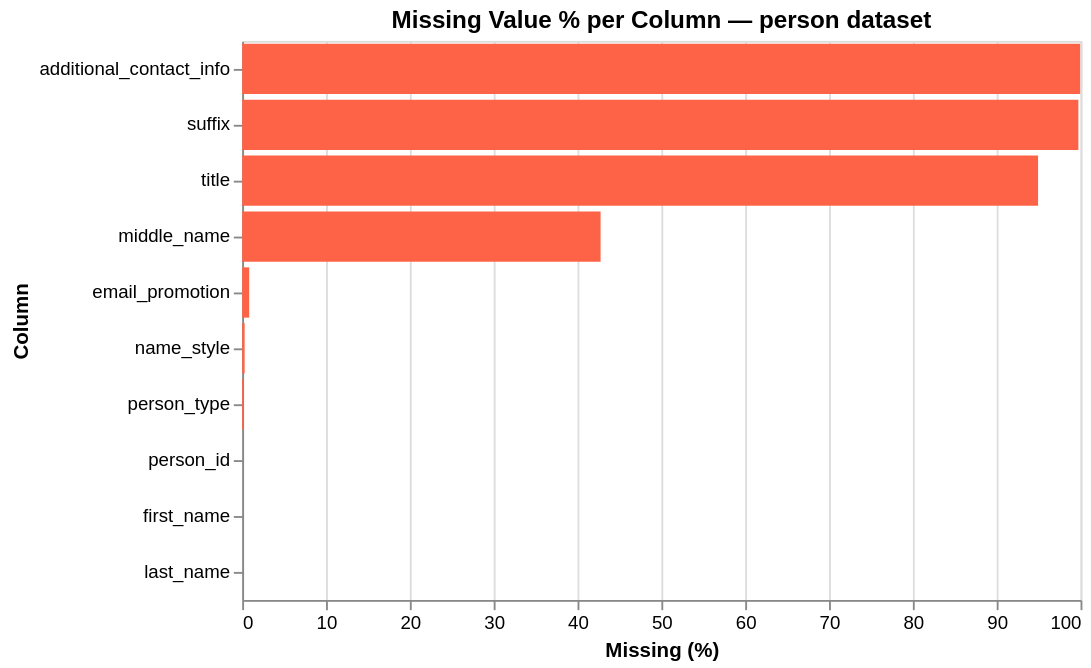

The notebook cell this image was saved under:
### Markdown cell above
### B.4 Explore Feature of Interest `\<missing data pattern\>`

### Code cell
# Missing % per column — visualised
missing_pct = (df.isnull().sum() / len(df) * 100).sort_values(ascending=False)
missing_viz = missing_pct.reset_index()
missing_viz.columns = ['column', 'missing_pct']

chart3 = alt.Chart(missing_viz).mark_bar(color='tomato').encode(
    x=alt.X('missing_pct:Q', title='Missing (%)'),
    y=alt.Y('column:N', sort='-x', title='Column'),
    tooltip=['column', 'missing_pct']
).properties(
    title='Missing Value % per Column — person dataset',
    width=450, height=300
)
chart3

### Figure 1 — Vega-Lite specification as saved in the notebook (floating-point values rounded to 4 significant figures)
{"config": {"view": {"continuousWidth": 300, "continuousHeight": 300}}, "data": {"name": "data-d2123ede6c8722e63182d000936550a6"}, "mark": {"type": "bar", "color": "tomato"}, "encoding": {"tooltip": [{"field": "column", "type": "nominal"}, {"field": "missing_pct", "type": "quantitative"}], "x": {"field": "missing_pct", "title": "Missing (%)", "type": "quantitative"}, "y": {"field": "column", "sort": "-x", "title": "Column", "type": "nominal"}}, "height": 300, "title": "Missing Value % per Column — person dataset", "width": 450, "$schema": "https://vega.github.io/schema/vega-lite/v5.20.1.json", "datasets": {"data-d2123ede6c8722e63182d000936550a6": [{"column": "additional_contact_info", "missing_pct": 99.96}, {"column": "suffix", "missing_pct": 99.74}, {"column": "title", "missing_pct": 94.93}, {"column": "middle_name", "missing_pct": 42.75}, {"column": "email_promotion", "missing_pct": 0.8346}, {"column": "name_style", "missing_pct": 0.2901}, {"column": "person_type", "missing_pct": 0.1391}, {"column": "person_id", "missing_pct": 0.0}, {"column": "first_name", "missing_pct": 0.0}, {"column": "last_name", "missing_pct": 0.0}]}}
